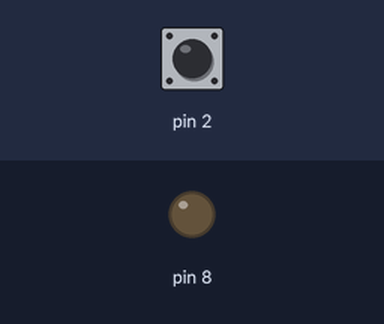
This sketch was run on a simulated Arduino Uno, built with avr-gcc and run on an emulated ATmega328P. Parts: output pins drawn as LEDs (lit = HIGH). The inputs (shaded band) are chosen by the test bench; at power-on: pin 2 HIGH.

Above: at 1.2 s.
1.3 s: pin 2 pulled LOW for 0.15 s
At 1.7 s:
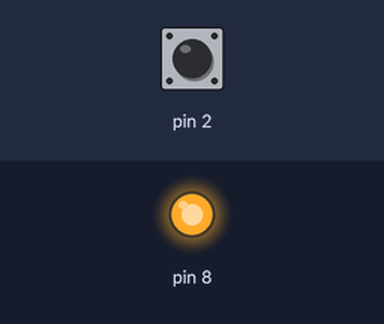
Timing chart, 0 to 4.3 s (numbered marks = the images above; inputs shaded):
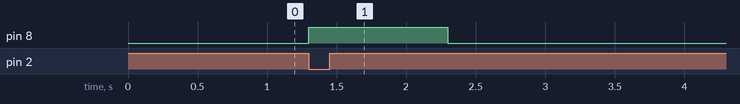

Measured:
- after the input at 1.3 s, pin 8: LOW → HIGH at once, → LOW 1.0 s later

The sketch:

sketch.ino
```cpp
bool on=false; unsigned long t0; int prev=HIGH;
void setup(){pinMode(2,INPUT_PULLUP);pinMode(8,OUTPUT);}
void loop(){
  int v=digitalRead(2);
  if(prev==HIGH && v==LOW && !on){on=true;t0=millis();digitalWrite(8,HIGH);}
  if(on && millis()-t0>=1000){on=false;digitalWrite(8,LOW);}
  prev=v;
}
```
